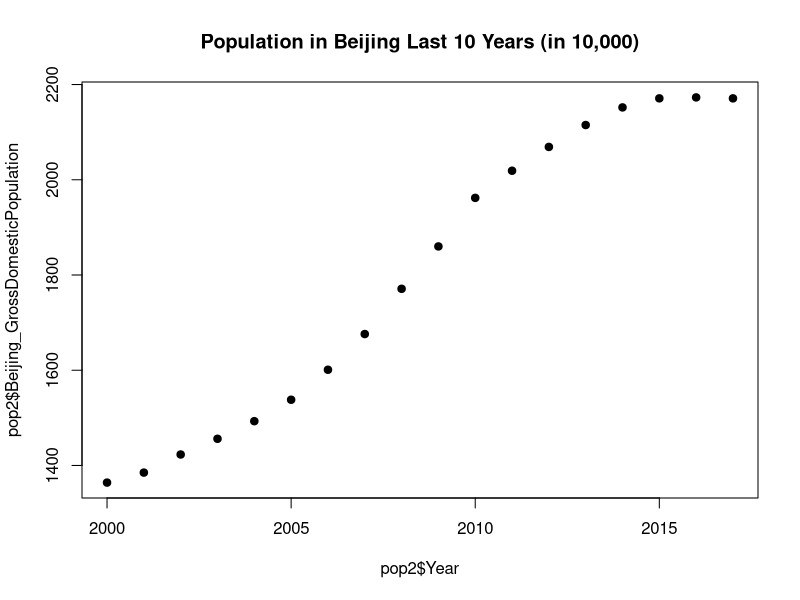
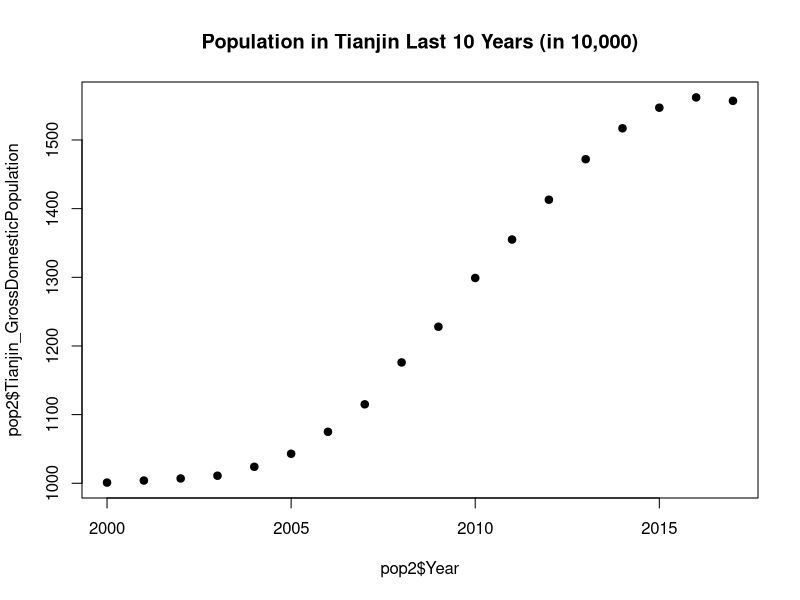
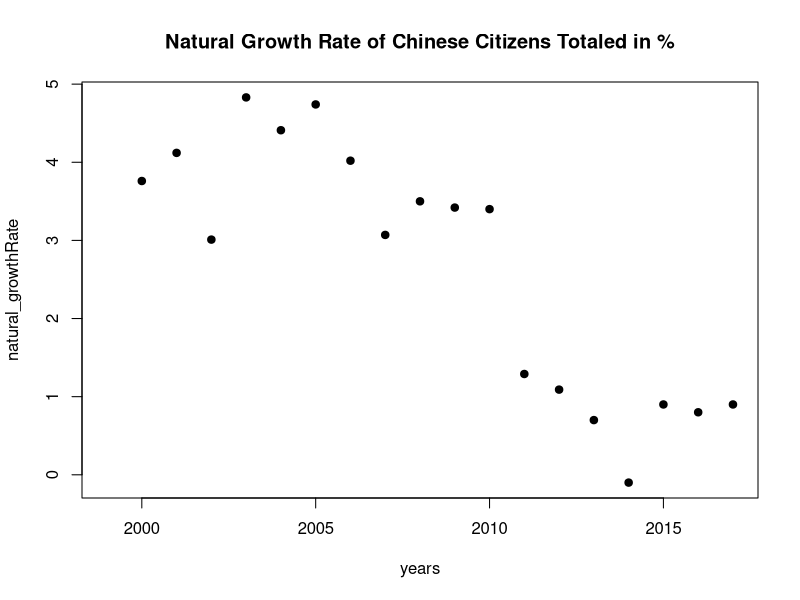

Reproduce these figures in R, in order. (Note: this script raises an error after producing the figures.)
## ---- chunk 1
knitr::opts_chunk$set(echo = TRUE)
## ---- chunk 2
library(tidyverse)
pop1 = read.csv("GrossDomPop_byProvince.csv")
pop2=as_tibble(pop1)
plot(pop2$Year, pop2$Beijing_GrossDomesticPopulation, main="Population in Beijing Last 10 Years (in 10,000)", pch=19)
plot(pop2$Year, pop2$Tianjin_GrossDomesticPopulation, main="Population in Tianjin Last 10 Years (in 10,000)", pch=19)
## ---- chunk 3
growthRate = read.csv("GrowthRate.csv")
growthRate2=as_tibble(growthRate)
natural_growthRate <- growthRate2[3,]
years <- c("1999","2000","2001","2002","2003","2004","2005","2006","2007","2008","2009", "2010","2011","2012","2013","2014","2015","2016","2017")
plot(years, natural_growthRate, main="Natural Growth Rate of Chinese Citizens Totaled in %", pch=19)
## ---- chunk 4
pop1 = read.csv("GrossDomPop_byProvince.csv")
pop2=as_tibble(pop1)
object1 = read.csv("China_EO_49to17.csv")
object2=as_tibble(object1)
by_year_desc <- object2[order(-object2$Year),]
mergedTable <- merge(by_year_desc, pop2, by.x="Year")
province2000 <- function(province) {
  output <- filter(mergedTable, Year >= '2000') %>% select(Year,paste0(province,"_Enterprise"), paste0(province,"_GrossDomesticPopulation"))
  output2 <- mutate(output, ratio = output[,2]/output[,3])
  return(output2)
}
beijingEnterprise_Pop <- province2000("Beijing")
print(beijingEnterprise_Pop)
plot(beijingEnterprise_Pop$Year, beijingEnterprise_Pop$ratio, main="Enterprise/Population Ratio in Beijing Last 10 Years", pch=19)


provinceList <- c("Beijing", "Tianjin", "Hebei", "Shanxi", "InnerMongolia", "Liaoning", "Jilin", "Heilongjiang", "Shanghai")
bigMerge <- function(names) {
  bigMergedTable <- filter(mergedTable, Year >= '2000')
  for (i in 1: length(names)) {
     currentEnter <- bigMergedTable %>% select(paste0(names[i],"_Enterprise"))
     currentPop <- bigMergedTable %>% select(paste0(names[i], "_GrossDomesticPopulation"))
     print(currentEnter/currentPop)
     print(ggplot(province2000(names[i]), aes(x = Year, y = ratio)) + 
      geom_line(color = "#660066") +
      geom_point(color = "#FF8000") +
      labs(x = "Year", y = "Ratio"))
  }
  return (bigMergedTable)
}
finalTable <- bigMerge(provinceList)
